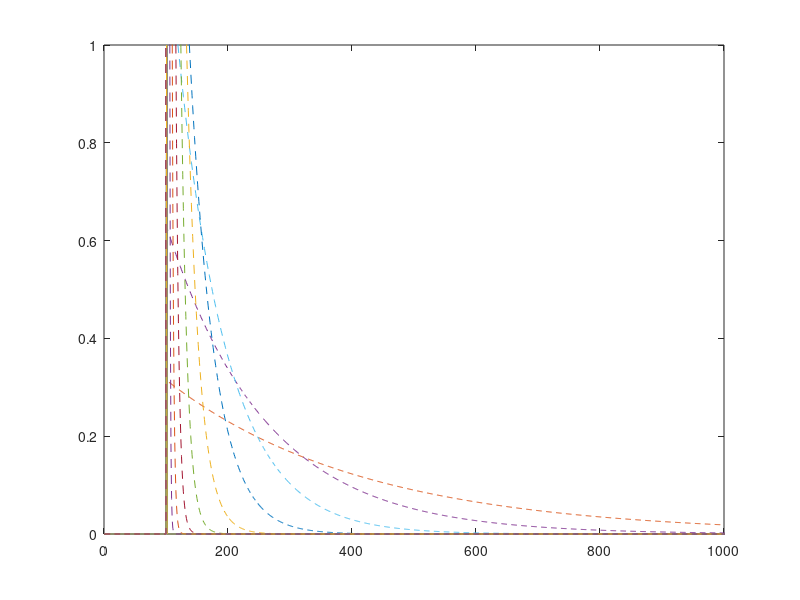

Write MATLAB code to recreate this figure.
%
%   test TimeDelay of LPF
%   Irino T.,
%   Created: 23 Feb 2021
%   Modified: 23 Feb 2021
%
fs = 2000;
nLocImp = 100;
Imp = [zeros(1,nLocImp), 1, zeros(1,fs*2-nLocImp)];
LenSnd = length(Imp);
FcList = [1 2, 4 8 16 32 64 128 256];
NumOrder = 1;

for nFc = 1:length(FcList)
    Fc = FcList(nFc);
    
    [bzLP, apLP] = butter(NumOrder ,Fc/(fs/2));  % modulation cutoff
    ImpRsp = filter(bzLP, apLP,Imp);

    [dummy nPeak] = max(ImpRsp);
   PeakSmpl(nFc) = nPeak - nLocImp;
   PeakSmplPrd(nFc)  = round(fs/Fc*0.176);

    AmpRatio(nFc) = rms(ImpRsp)/rms(Imp);
    AmpRatioPrd(nFc) = sqrt(Fc/(fs/2));
   
    plot(1:LenSnd,Imp,1:LenSnd,ImpRsp*100,'--');
    hold on;
    ax = axis;
    axis([0 1000, ax(3:4)])
    
end;

[AmpRatio; AmpRatioPrd]
[FcList; PeakSmpl;   PeakSmplPrd]
rms(PeakSmpl- PeakSmplPrd)